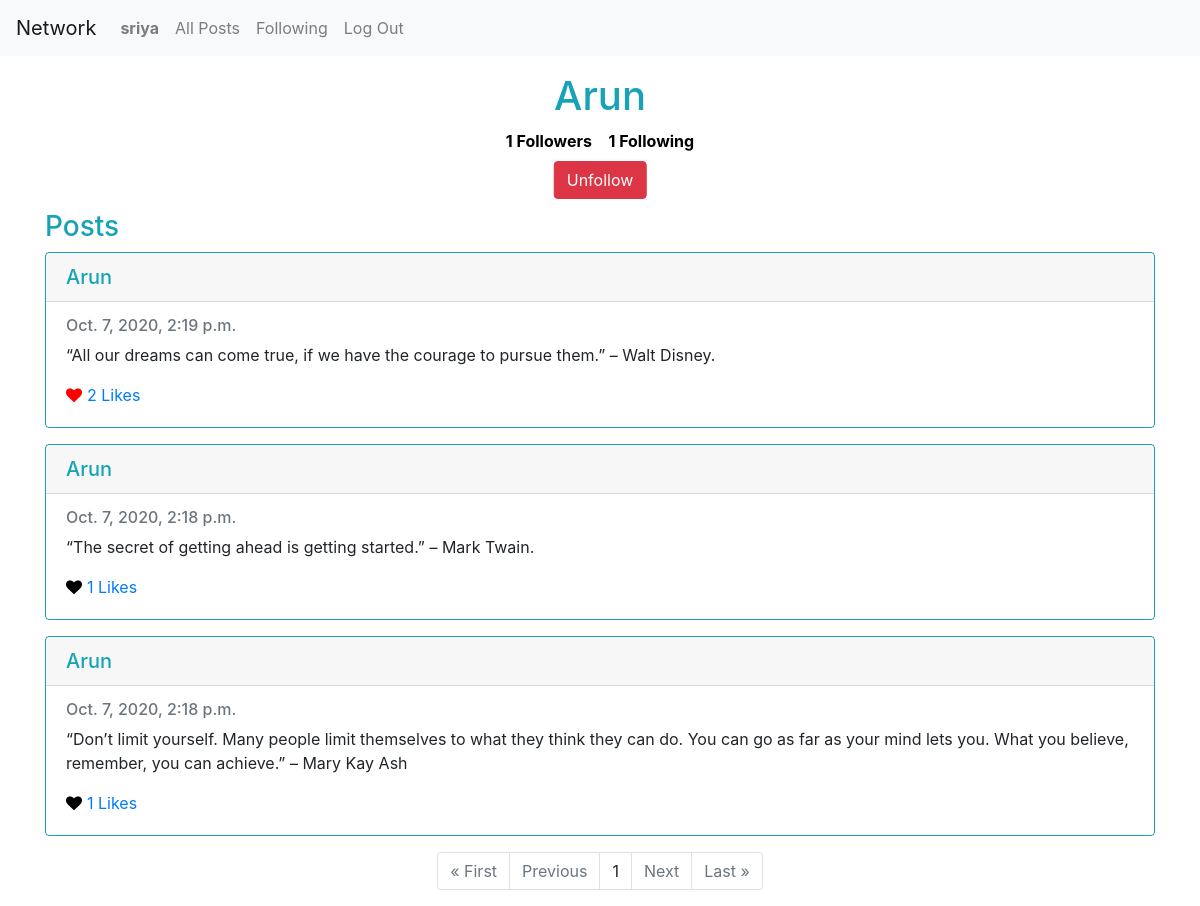
/profile/Arun (signed in), run on the app's committed database.
### network/models.py (models this page shows, shortened)
class User(AbstractUser):
    pass

class Post(models.Model):
    content = models.TextField()
    user = models.ForeignKey('User', on_delete=models.CASCADE, related_name='author')
    date = models.DateTimeField(auto_now=True, blank=True)
    liked = models.ManyToManyField('User', default=None, blank=True, related_name='post_likes')

### network/views.py (the view, shortened to what this page needs)
# urls.py: path("profile/<str:username>", views.profile, name ="profile"),
def profile(request,username):
    if request.method == "GET":
        currentuser = request.user
        profileuser = get_object_or_404(User, username=username)
        posts = Post.objects.filter(user=profileuser).order_by('-date')
        follower = Profile.objects.filter(target=profileuser)
        following = Profile.objects.filter(follower=profileuser)
        if request.user.is_anonymous:
            return redirect('login')
        else:
            following_each_other = Profile.objects.filter(follower=currentuser, target=profileuser)
            totalfollower = len(follower)
            totalfollowing = len(following)
            paginator = Paginator(posts, 10)
            page_number = request.GET.get('page')
            page_obj = paginator.get_page(page_number)
            context = {
                'posts' : posts.count(),
                'profileuser' : profileuser,
                'page_obj' : page_obj,
                'follower': follower,
                'following': following,
                'totalfollower' : totalfollower,
                'totalfollowing' : totalfollowing,
                'followingEachOther': following_each_other
            }
            return render(request, "network/profile.html", context)

### network/templates/network/profile.html (shortened to what this page needs)
{% extends "network/layout.html" %}
{% block body %}
    <div class="profile">
        <h1 class="details-name heading">{{ profileuser.username }}</h1>
            <button type="button" class="btn-total-follow follows" data-toggle="modal" data-target="#followers"><strong>{{totalfollower}} Followers </strong></button>
            <button type="button" class="btn-total-follow follows" data-toggle="modal" data-target="#following"><strong>{{totalfollowing}} Following </strong></button>
        {% if user.username != profileuser.username %}
            {% if not followingEachOther %}
                <form class="text-right" method="POST" action="{% url 'profile' profileuser.username %}">
                    {% csrf_token %}
                    <button class="btn-follow btn btn-info" type="submit" value="Follow">Follow</button>
                </form>
            {% else %}
                <form class="text-right" method="POST" action="{% url 'profile' profileuser.username %}">
                    <button class="btn-follow btn btn-danger" type="submit" value="Unfollow">Unfollow</button>
                </form>
            {% endif %}
        {% endif %}
    </div>
<div class="container">
<h3 class="heading">Posts</h3>
{% for post in page_obj %}
    <div class="card border-info mb-3">
        <h5 class="card-header text-info">{{ post.user}}</h5>
        <div class="card-body ">
            <h6 class="card-subtitle mb-2 text-muted">{{post.date}}</h6>
            <p class="card-text">{{ post.content }}</p>
            {% if user.is_authenticated %}
                {% if request.user == post.user %}
                    <button type="button" class="edit btn btn-link" data-toggle="modal" data-target="#edit">Edit</button>
                    <p class="total-likes">{{post.liked.all.count}} Likes</p>
                    {% elif request.user in post.liked.all %}
                    <a class="likebutton" href="#" data-catid="{{ post.id }}" id="{{post.id}}" data-total="{{post.liked.all.count}}"  data-value="Unlike" value="submit"><i class="fa fa-heart" id="heart{{post.id}}" style="color:red;"></i><span id="liked{{post.id}}">{{post.liked.all.count}}</span> Likes</a>
                {% else %}
                    <a class="likebutton" href="#" data-catid="{{ post.id }}" id="{{post.id}}" data-total="{{post.liked.all.count}}"  data-value="Like" value="submit"><i class="fa fa-heart" id="heart{{post.id}}" style="color:black;"></i><span id="liked{{post.id}}">{{post.liked.all.count}}</span> Likes</a>
                {% endif %}
            {% else %}
                <p class="total-likes">{{post.liked.all.count}} Likes</p>
            {% endif %}
        </div>
    </div>
{% endfor %}
<ul class="pagination justify-content-center">
    {% if page_obj.has_previous %}
        <li class="page-item"><a href="?page=1" class="page-link">&laquo; First</a></li>
        <li class="page-item"><a href="?page={{ page_obj.previous_page_number }}" class="page-link">Previous</a></li>
    {% else %}
    <li class="page-item disabled"><a class="page-link">&laquo; First</a></li>
    <li class="page-item disabled"><a class="page-link">Previous</a></li>
    {% endif %}
    {% if page_obj.number %}
    <li class="page-item"><a class="page-link">{{ page_obj.number }}</a></li>
    {% else %}
    <li class="page-item"><a class="page-link">0</a></li>
    {% endif %}
    {% if page_obj.has_next %}
    <li class="page-item"><a href="?page={{ page_obj.next_page_number }}" class="page-link">Next</a></li>
    <li class="page-item"><a href="?page={{ page_obj.paginator.num_pages }}" class="page-link">Last &raquo;</a></li>
    {% else %}
    <li class="page-item disabled"><a class="page-link">Next</a></li>
    <li class="page-item disabled"><a class="page-link">Last &raquo;</a></li>
    {% endif %}
</ul>
</div>
{% endblock %}

### network/templates/network/layout.html (shortened to what this page needs)
{% load static %}
<!DOCTYPE html>
<html lang="en">
    <head>
        <link rel="stylesheet" href="https://stackpath.bootstrapcdn.com/bootstrap/4.4.1/css/bootstrap.min.css">
        <link href="{% static 'network/styles.css' %}" rel="stylesheet">
        <link rel="stylesheet" href="https://cdnjs.cloudflare.com/ajax/libs/font-awesome/4.7.0/css/font-awesome.min.css">
    </head>
    <body>
        <nav class="navbar navbar-expand-lg navbar-light bg-light">
            <a class="navbar-brand" href="#">Network</a>
            <div>
              <ul class="navbar-nav mr-auto">
                {% if user.is_authenticated %}
                    <li class="nav-item">
                        <a class="nav-link" href="{% url 'profile' user.username %}"><strong>{{ user.username }}</strong></a>
                    </li>
                {% endif %}
                <li class="nav-item">
                  <a class="nav-link" href="{% url 'index' %}">All Posts</a>
                </li>
                {% if user.is_authenticated %}
                    <li class="nav-item">
                        <a class="nav-link" href="{% url 'following' user.username %}">Following</a>
                    </li>
                    <li class="nav-item">
                        <a class="nav-link" href="{% url 'logout' %}">Log Out</a>
                    </li>
                {% endif %}
              </ul>
            </div>
          </nav>
        <div class="body">
            {% block body %}
            {% endblock %}
        </div>
    </body>
</html>

### network/static/network/styles.css (style rules this page uses)
.container { margin-top: 30px; }
.follows { background-color: transparent; border: none; cursor: none; }
.profile { padding: 10px; background-color: white; margin: 6px; text-align: center; position: relative; }
.btn-follow { position: absolute; left: 50%; -ms-transform: translate(-50%, -50%); transform: translate(-50%, -50%); margin-top: 10px; }
.btn-link, .heading { color: #17a2b8; }
.fa-heart { margin-right: 5px; }

### data on the page
User: username "sriya"
User: username "Arun"
Post: user "Arun", date "Oct. 7, 2020, 2:19 p.m.", content "“All our dreams can come true, if we have the courage to pursue them.” – Walt Disney.", liked.all.count "2"
Post: user "Arun", date "Oct. 7, 2020, 2:18 p.m.", content "“The secret of getting ahead is getting started.” – Mark Twain.", liked.all.count "1"
Post: user "Arun", date "Oct. 7, 2020, 2:18 p.m.", content "“Don’t limit yourself. Many people limit themselves to what they think they can do. You can go as far as your mind lets you. What you believe, remember, you can achieve.” – Mary Kay Ash", liked.all.count "1"

### other printed values
{{ totalfollower }} "1"
{{ totalfollowing }} "1"
{{ page_obj.number }} "1"
